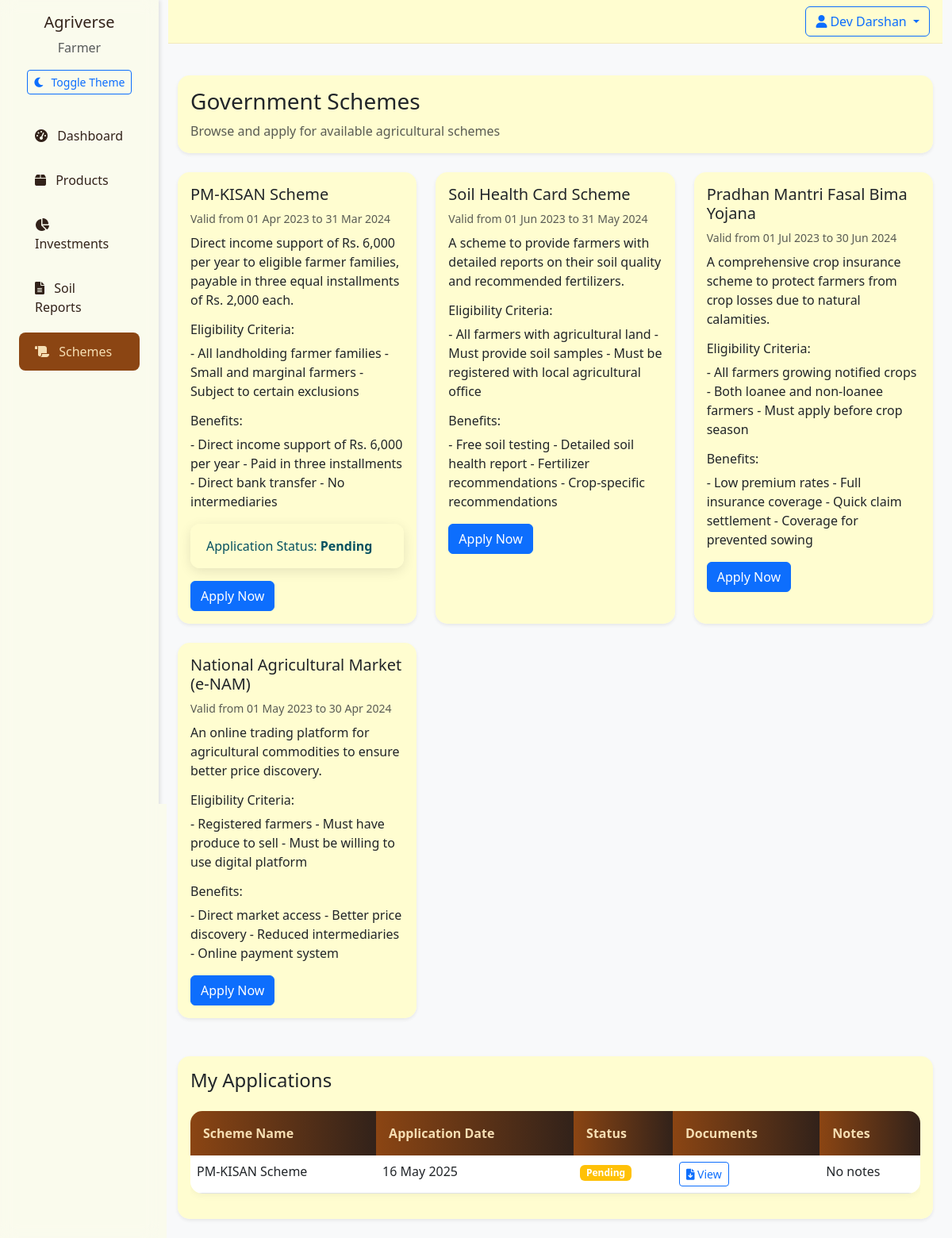
Screenshot of /farmer/schemes (signed in) with the database file from the repository.
### app/models/__init__.py (models this page shows)
class User(UserMixin, db.Model):
    id = db.Column(db.Integer, primary_key=True)
    email = db.Column(db.String(120), unique=True, nullable=False)
    password_hash = db.Column(db.String(128), nullable=False)
    name = db.Column(db.String(100), nullable=False)
    role = db.Column(db.String(20), nullable=False)  # 'farmer', 'investor', 'admin'
    created_at = db.Column(db.DateTime, default=datetime.utcnow)
    is_active = db.Column(db.Boolean, default=True)
    is_verified = db.Column(db.Boolean, default=False)
    wallet_balance = db.Column(db.Float, default=0.0)  # User's wallet balance
    farm_name = db.Column(db.String(100))
    farm_location = db.Column(db.String(200))
    farm_size = db.Column(db.Float)  # in acres
    company_name = db.Column(db.String(100))
    investment_capacity = db.Column(db.Float)
    products = db.relationship('Product', backref='seller', lazy=True)
    investments_made = db.relationship('Investment',
                                     backref='investor',
                                     lazy=True,
                                     foreign_keys='Investment.investor_id')
    investments_received = db.relationship('Investment',
                                         backref='farmer',
                                         lazy=True,
                                         foreign_keys='Investment.farmer_id')
    soil_reports = db.relationship('SoilReport', backref='farmer', lazy=True)

class GovScheme(db.Model):
    id = db.Column(db.Integer, primary_key=True)
    name = db.Column(db.String(100), nullable=False)
    description = db.Column(db.Text)
    eligibility_criteria = db.Column(db.Text)
    benefits = db.Column(db.Text)
    start_date = db.Column(db.DateTime, nullable=False)
    end_date = db.Column(db.DateTime, nullable=False)
    status = db.Column(db.String(20), default='active')  # active, expired, cancelled
    created_at = db.Column(db.DateTime, default=datetime.utcnow)
    applications = db.relationship('SchemeApplication', backref='scheme', lazy=True)

class SchemeApplication(db.Model):
    id = db.Column(db.Integer, primary_key=True)
    farmer_id = db.Column(db.Integer, db.ForeignKey('user.id'), nullable=False)
    scheme_id = db.Column(db.Integer, db.ForeignKey('gov_scheme.id'), nullable=False)
    application_date = db.Column(db.DateTime, default=datetime.utcnow)
    status = db.Column(db.String(20), default='pending')  # pending, approved, rejected
    documents_url = db.Column(db.String(200))
    notes = db.Column(db.Text)
    farmer = db.relationship('User', backref='scheme_applications')

### app/routes/farmer.py (the view)
@farmer_bp.route('/farmer/schemes')
@login_required
@farmer_required
def schemes():
    active_schemes = GovScheme.query.filter_by(status='active').all()
    my_applications = SchemeApplication.query.filter_by(farmer_id=current_user.id).all()
    return render_template('farmer/schemes.html',
                         schemes=active_schemes,
                         applications=my_applications)

### app/__init__.py (called while the page is built)
@login_manager.user_loader
def load_user(user_id):
    return User.query.get(int(user_id))

### app/routes/farmer.py (called while the page is built)
def farmer_required(f):
    @wraps(f)
    def decorated_function(*args, **kwargs):
        if not current_user.is_authenticated or current_user.role != 'farmer':
            flash('Access denied. Farmer privileges required.', 'error')
            return redirect(url_for('main.index'))
        return f(*args, **kwargs)
    return decorated_function

### app/templates/farmer/schemes.html (shortened to what this page needs)
{% extends "base.html" %}
{% block content %}
<div class="container-fluid py-4">
    <div class="row mb-4">
        <div class="col-12">
            <div class="card border-0 shadow-sm">
                <div class="card-body">
                    <h1 class="h3 mb-2">Government Schemes</h1>
                    <p class="text-muted mb-0">Browse and apply for available agricultural schemes</p>
                </div>
            </div>
        </div>
    </div>
    <div class="row">
        {% for scheme in schemes %}
        <div class="col-md-6 col-lg-4 mb-4">
            <div class="card h-100 border-0 shadow-sm">
                <div class="card-body">
                    <h5 class="card-title">{{ scheme.name }}</h5>
                    <p class="card-text text-muted small mb-2">
                        Valid from {{ scheme.start_date.strftime('%d %b %Y') }} to {{ scheme.end_date.strftime('%d %b %Y') }}
                    </p>
                    <p class="card-text">{{ scheme.description }}</p>
                    <div class="mb-3">
                        <h6 class="mb-2">Eligibility Criteria:</h6>
                        <p class="card-text">{{ scheme.eligibility_criteria }}</p>
                    </div>
                    <div class="mb-3">
                        <h6 class="mb-2">Benefits:</h6>
                        <p class="card-text">{{ scheme.benefits }}</p>
                    </div>
                    {% set has_applied = false %}
                    {% for application in applications %}
                        {% if application.scheme_id == scheme.id %}
                            {% set has_applied = true %}
                            <div class="alert alert-info">
                                Application Status: <strong>{{ application.status|title }}</strong>
                            </div>
                        {% endif %}
                    {% endfor %}
                    {% if not has_applied %}
                    <button type="button" class="btn btn-primary" data-bs-toggle="modal" data-bs-target="#applySchemeModal{{ scheme.id }}">
                        Apply Now
                    </button>
                    {% endif %}
                </div>
            </div>
        </div>
        {% else %}
        <div class="col-12">
            <div class="alert alert-info">
                No active government schemes available at the moment.
            </div>
        </div>
        {% endfor %}
    </div>
    {% if applications %}
    <div class="row mt-4">
        <div class="col-12">
            <div class="card border-0 shadow-sm">
                <div class="card-body">
                    <h2 class="h4 mb-4">My Applications</h2>
                    <div class="table-responsive">
                        <table class="table table-hover">
                            <thead>
                                <tr>
                                    <th>Scheme Name</th>
                                    <th>Application Date</th>
                                    <th>Status</th>
                                    <th>Documents</th>
                                    <th>Notes</th>
                                </tr>
                            </thead>
                            <tbody>
                                {% for application in applications %}
                                <tr>
                                    <td>{{ application.scheme.name }}</td>
                                    <td>{{ application.application_date.strftime('%d %b %Y') }}</td>
                                    <td>
                                        <span class="badge bg-{{ {
                                            'pending': 'warning',
                                            'approved': 'success',
                                            'rejected': 'danger'
                                        }[application.status] }}">
                                            {{ application.status|title }}
                                        </span>
                                    </td>
                                    <td>
                                        {% if application.documents_url %}
                                        <a href="{{ application.documents_url }}" target="_blank" class="btn btn-sm btn-outline-primary">
                                            <i class="fas fa-file-download"></i> View
                                        </a>
                                        {% else %}
                                        <span class="text-muted">No documents</span>
                                        {% endif %}
                                    </td>
                                    <td>{{ application.notes or 'No notes' }}</td>
                                </tr>
                                {% endfor %}
                            </tbody>
                        </table>
                    </div>
                </div>
            </div>
        </div>
    </div>
    {% endif %}
</div>
{% endblock %}

### app/templates/base.html (shortened to what this page needs)
<!DOCTYPE html>
<html lang="en" data-bs-theme="light">
<head>
    <link href="https://cdn.jsdelivr.net/npm/bootstrap@5.3.0/dist/css/bootstrap.min.css" rel="stylesheet">
    <link href="https://cdnjs.cloudflare.com/ajax/libs/font-awesome/6.0.0/css/all.min.css" rel="stylesheet">
    <link href="{{ url_for('static', filename='css/style.css') }}" rel="stylesheet">
</head>
<body>
    <div class="container-fluid">
        <div class="row">
            {% if current_user.is_authenticated %}
            <div class="col-md-2 sidebar">
                <div class="d-flex flex-column">
                    <div class="text-center mb-4">
                        <h5 class="mb-2">Agriverse</h5>
                        <p class="text-muted mb-3">{{ current_user.role|title }}</p>
                        <button id="theme-toggle" class="btn btn-sm btn-outline-primary">
                            <i class="fas fa-moon me-2"></i>Toggle Theme
                        </button>
                    </div>
                    {% if current_user.role == 'farmer' %}
                    <a href="{{ url_for('farmer.dashboard') }}" class="nav-link {% if request.endpoint == 'farmer.dashboard' %}active{% endif %}">
                        <i class="fas fa-tachometer-alt me-2"></i> Dashboard
                    </a>
                    <a href="{{ url_for('farmer.products') }}" class="nav-link {% if request.endpoint == 'farmer.products' %}active{% endif %}">
                        <i class="fas fa-box me-2"></i> Products
                    </a>
                    <a href="{{ url_for('farmer.investments') }}" class="nav-link {% if request.endpoint == 'farmer.investments' %}active{% endif %}">
                        <i class="fas fa-chart-pie me-2"></i> Investments
                    </a>
                    <a href="{{ url_for('farmer.soil_reports') }}" class="nav-link {% if request.endpoint == 'farmer.soil_reports' %}active{% endif %}">
                        <i class="fas fa-file-alt me-2"></i> Soil Reports
                    </a>
                    <a href="{{ url_for('farmer.schemes') }}" class="nav-link {% if request.endpoint == 'farmer.schemes' %}active{% endif %}">
                        <i class="fas fa-scroll me-2"></i> Schemes
                    </a>
                    {% endif %}
                </div>
            </div>
            {% endif %}
            <div class="col-md-{% if current_user.is_authenticated %}10{% else %}12{% endif %}">
                <nav class="navbar navbar-expand-lg mb-3">
                    <div class="container-fluid px-3">
                        <div class="ms-auto d-flex align-items-center gap-2">
                            {% if current_user.is_authenticated %}
                            <div class="dropdown">
                                <button class="btn btn-outline-primary dropdown-toggle" type="button" id="userDropdown" data-bs-toggle="dropdown">
                                    <i class="fas fa-user me-1"></i>{{ current_user.name }}
                                </button>
                            </div>
                            {% endif %}
                        </div>
                    </div>
                </nav>
                {% block content %}{% endblock %}
            </div>
        </div>
    </div>
</body>
</html>

### app/static/css/style.css (style rules this page uses)
:root { --earth-brown: #8B4513; --soil-dark: #32221A; --wheat-gold: #F5DEB3; --leaf-green: #556B2F; --cream: #FFFDD0; --sky-blue: #87CEEB; --transition-speed: 0.3s; --bg-light: #f8f9fa; --bg-dark: #1a1a1a; --text-light: #32221A; --text-dark: #F5DEB3; --sidebar-light: rgba(255, 253, 208, 0.3); --sidebar-dark: rgba(50, 34, 26, 0.95); }
[data-bs-theme="light"] { --bg-color: var(--bg-light); --text-color: var(--text-light); --sidebar-bg: var(--sidebar-light); --card-bg: rgba(255, 253, 208, 0.98); --border-color: rgba(139, 69, 19, 0.1); }
body { min-height: 100vh; display: flex; flex-direction: column; font-family: 'Segoe UI', Tahoma, Geneva, Verdana, sans-serif; background-color: var(--bg-color); color: var(--text-color); transition: background-color var(--transition-speed), color var(--transition-speed); }
.navbar { backdrop-filter: blur(10px); -webkit-backdrop-filter: blur(10px); border-bottom: 1px solid var(--border-color); padding: 0.5rem 0; background-color: var(--card-bg); }
.nav-link { color: var(--text-color); padding: 0.75rem 1.25rem; border-radius: 0.5rem; margin: 0.25rem 0.75rem; transition: all var(--transition-speed); }
.nav-link.active { background-color: var(--earth-brown); color: var(--wheat-gold); }
.sidebar { min-height: 100vh; background-color: var(--sidebar-bg); padding-top: 1rem; transition: background-color var(--transition-speed); box-shadow: 2px 0 5px rgba(0, 0, 0, 0.1); backdrop-filter: blur(10px); -webkit-backdrop-filter: blur(10px); }
.card { border: none; border-radius: 15px; background: var(--card-bg); backdrop-filter: blur(10px); box-shadow: 0 4px 15px rgba(0, 0, 0, 0.1); transition: all 0.3s ease; }
.table { background-color: var(--card-bg); border-radius: 15px; overflow: hidden; box-shadow: 0 2px 10px rgba(0, 0, 0, 0.05); }
.table thead th { background: linear-gradient(to right, var(--earth-brown), var(--soil-dark)); color: var(--wheat-gold); border: none; padding: 1rem; }
.alert { border: none; border-radius: 12px; padding: 1rem 1.25rem; margin-bottom: 1rem; background: var(--card-bg); backdrop-filter: blur(10px); box-shadow: 0 4px 15px rgba(0, 0, 0, 0.1); }

### rows the page displays
User: role "Farmer", name "Dev Darshan"
GovScheme: name "PM-KISAN Scheme", start_date "01 Apr 2023", end_date "31 Mar 2024", description "Direct income support of Rs. 6,000 per year to eligible farmer families, payable in three equal installments of Rs. 2,000 each.", eligibility_criteria "- All landholding farmer families - Small and marginal farmers - Subject to certain exclusions", benefits "- Direct income support of Rs. 6,000 per year - Paid in three installments - Direct bank transfer - No intermediaries"
SchemeApplication: status "Pending", scheme.name "PM-KISAN Scheme", application_date "16 May 2025", notes "No notes"
GovScheme: name "Soil Health Card Scheme", start_date "01 Jun 2023", end_date "31 May 2024", description "A scheme to provide farmers with detailed reports on their soil quality and recommended fertilizers.", eligibility_criteria "- All farmers with agricultural land - Must provide soil samples - Must be registered with local agricultural office", benefits "- Free soil testing - Detailed soil health report - Fertilizer recommendations - Crop-specific recommendations"
GovScheme: name "Pradhan Mantri Fasal Bima Yojana", start_date "01 Jul 2023", end_date "30 Jun 2024", description "A comprehensive crop insurance scheme to protect farmers from crop losses due to natural calamities.", eligibility_criteria "- All farmers growing notified crops - Both loanee and non-loanee farmers - Must apply before crop season", benefits "- Low premium rates - Full insurance coverage - Quick claim settlement - Coverage for prevented sowing"
GovScheme: name "National Agricultural Market (e-NAM)", start_date "01 May 2023", end_date "30 Apr 2024", description "An online trading platform for agricultural commodities to ensure better price discovery.", eligibility_criteria "- Registered farmers - Must have produce to sell - Must be willing to use digital platform", benefits "- Direct market access - Better price discovery - Reduced intermediaries - Online payment system"
